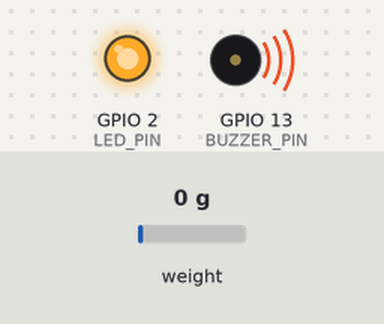
The sketch below on a simulated ESP32. Shown: output pins drawn as LEDs (lit = HIGH), buzzer (waves = sounding, pin HIGH). The inputs (shaded band) are chosen by the test bench; at power-on: weight on the scale 0 g. WiFi joins after 1.5 s; servers stay silent unless stated; what the sketch prints to the serial monitor is not drawn.

Above: at 3.7 s.
3.8 s: weight on the scale set to 105 g
6.9 s: weight on the scale set to 124 g
At 8.3 s:
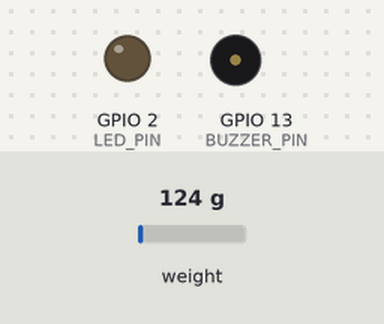
8.8 s: weight on the scale set to 100 g
At 10.7 s:
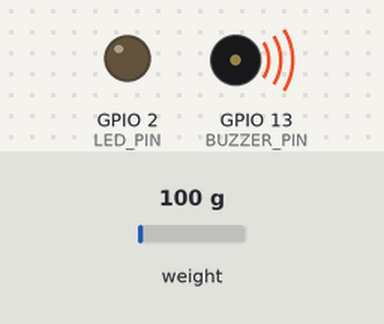
11.9 s: weight on the scale set to 1250 g
At 13.3 s:
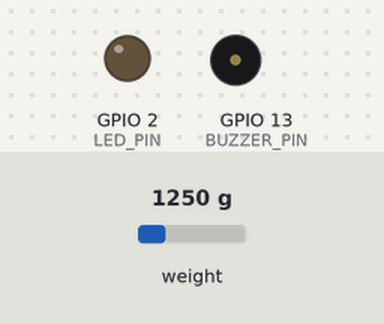
Timing chart, 0 to 14.6 s (numbered marks = the images above; inputs shaded):
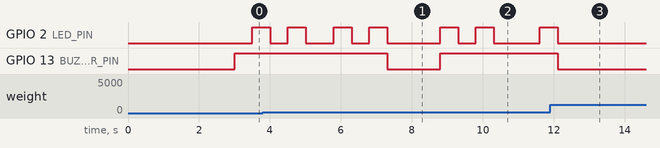

The sketch:

ESP32_IV_Monitor.ino
```cpp
/**
 * Smart-IV ESP32 Firmware
 * -----------------------
 * Objective: Reads load cell weight, calculates IV levels, and sends data to Firebase.
 * Hardware: ESP32 + HX711 + Load Cell + Buzzer + LED.
 */

#include <Arduino.h>
#include <WiFi.h>
#include <Firebase_ESP_Client.h>
#include <HX711.h>
#include "addons/TokenHelper.h"

// ────────────────────────────────────────────────────────────
//  1. CONFIGURATION (Edit These)
// ────────────────────────────────────────────────────────────
#define WIFI_SSID           "YOUR_WIFI_SSID"
#define WIFI_PASSWORD       "YOUR_WIFI_PASSWORD"

// Firebase API Key (Console > Project Settings)
#define FIREBASE_API_KEY    "AIzaSyAJNIwyPoVkPwtohLZS9PTj4GSZupbFtRg"
#define FIREBASE_PROJECT_ID "ir-monitoring-system"
#define FIREBASE_USER_EMAIL "esp32@system.local" // Create in Firebase Auth
#define FIREBASE_USER_PASS  "esp32password"

// ────────────────────────────────────────────────────────────
//  2. HARDWARE PINS
// ────────────────────────────────────────────────────────────
#define DT_PIN       18
#define SCK_PIN      19
#define BUZZER_PIN   13
#define LED_PIN      2

// ────────────────────────────────────────────────────────────
//  3. IV THRESHOLDS (Grams)
// ────────────────────────────────────────────────────────────
const int W_FULL = 622;
const int W_HALF = 388;
const int W_QTR  = 230;
const int W_LOW  = 115;
const float CALIBRATION_FACTOR = 420.0; // Adjust after hardware setup

// ────────────────────────────────────────────────────────────
//  4. OBJECTS & STATE
// ────────────────────────────────────────────────────────────
HX711 scale;
FirebaseData fbdo;
FirebaseAuth auth;
FirebaseConfig config;

unsigned long lastSendTime = 0;
float currentWeight = 0;
bool alertActive = false;
bool remoteBuzzer = false;

// ────────────────────────────────────────────────────────────
//  5. FUNCTIONS
// ────────────────────────────────────────────────────────────

void readLoadCell() {
    if (scale.is_ready()) {
        currentWeight = scale.get_units(5); // Average of 5 readings
        if (currentWeight < 0) currentWeight = 0;
    }
}

int calculateLevel() {
    if (currentWeight >= W_FULL) return 100;
    if (currentWeight <= 0) return 0;
    return (currentWeight / W_FULL) * 100;
}

int calculateVolume() {
    // Linear mapping matching React dashboard expectations
    if (currentWeight >= 622) return 500;
    if (currentWeight <= 0) return 0;
    if (currentWeight > 388) return 250 + (currentWeight - 388) * (500 - 250) / (622 - 388);
    if (currentWeight > 230) return 125 + (currentWeight - 230) * (250 - 125) / (388 - 230);
    if (currentWeight > 115) return 50 + (currentWeight - 115) * (125 - 50) / (230 - 115);
    return (currentWeight / 115) * 50;
}

void sendToFirebase() {
    FirebaseJson json;
    int volume = calculateVolume();
    int percentage = (volume * 100) / 500;

    // Update main readings document (Firestore)
    json.set("fields/weight/doubleValue", (double)currentWeight);
    json.set("fields/volume/integerValue", volume);
    json.set("fields/percentage/integerValue", percentage);
    json.set("fields/alert_active/booleanValue", currentWeight < W_LOW);
    json.set("fields/buzzer_status/booleanValue", digitalRead(BUZZER_PIN));
    json.set("fields/led_status/booleanValue", digitalRead(LED_PIN));

    String path = "projects/" + String(FIREBASE_PROJECT_ID) + "/databases/(default)/documents/readings/esp32_001";
    if (Firebase.Firestore.patchDocument(&fbdo, FIREBASE_PROJECT_ID, "", path.c_str(), json.raw(), "weight,volume,percentage,alert_active,buzzer_status,led_status")) {
        Serial.println("[Cloud] Data pushed successfully");
    }
}

void checkControls() {
    String path = "projects/" + String(FIREBASE_PROJECT_ID) + "/databases/(default)/documents/controls/esp32_001";
    if (Firebase.Firestore.getDocument(&fbdo, FIREBASE_PROJECT_ID, "", path.c_str())) {
        // Simple polling for buzzer remote control
        // For production, use Firebase Stream for zero-latency response
    }
}

void controlBuzzer(bool on) { digitalWrite(BUZZER_PIN, on ? HIGH : LOW); }
void controlLED(bool on) { digitalWrite(LED_PIN, on ? HIGH : LOW); }

// ────────────────────────────────────────────────────────────
//  SETUP & LOOP
// ────────────────────────────────────────────────────────────

void setup() {
    Serial.begin(115200);
    pinMode(BUZZER_PIN, OUTPUT);
    pinMode(LED_PIN, OUTPUT);

    // HX711 Setup
    scale.begin(DT_PIN, SCK_PIN);
    scale.set_scale(CALIBRATION_FACTOR);
    scale.tare();

    // WiFi Setup
    WiFi.begin(WIFI_SSID, WIFI_PASSWORD);
    Serial.print("Connecting to WiFi");
    while (WiFi.status() != WL_CONNECTED) {
        delay(500); Serial.print(".");
    }
    Serial.println("\n[WiFi] Connected!");

    // Firebase Setup
    config.api_key = FIREBASE_API_KEY;
    auth.user.email = FIREBASE_USER_EMAIL;
    auth.user.password = FIREBASE_USER_PASS;
    Firebase.begin(&config, &auth);
    Firebase.reconnectWiFi(true);
}

void loop() {
    if (Firebase.ready()) {
        readLoadCell();

        // Local Alert Handling
        if (currentWeight < W_LOW) {
            controlBuzzer(true);
            controlLED((millis() / 500) % 2); // Blinking 1Hz
        } else {
            controlBuzzer(false);
            controlLED(false);
        }

        // Periodic Cloud Sync (Every 5 seconds)
        if (millis() - lastSendTime > 5000) {
            lastSendTime = millis();
            sendToFirebase();
            checkControls();
        }
    }
}
```

Measured:
- the behaviour switches between 114 and 115 g on weight on the scale (found by bisection; images 0 and 1)
- after the input at 6.9 s, GPIO 2 (LED_PIN): goes on until 7.3 s, then stays LOW; GPIO 13 (BUZZER_PIN): HIGH → LOW after 0.41 s
- after the input at 8.8 s, GPIO 2 (LED_PIN): goes HIGH 0.50 s, LOW 0.50 s, HIGH 0.50 s, LOW 1.3 s, then HIGH, starting at once; GPIO 13 (BUZZER_PIN): LOW → HIGH at once
- after the input at 11.9 s, GPIO 2 (LED_PIN): goes on until 12.1 s, then stays LOW; GPIO 13 (BUZZER_PIN): HIGH → LOW after 0.21 s
